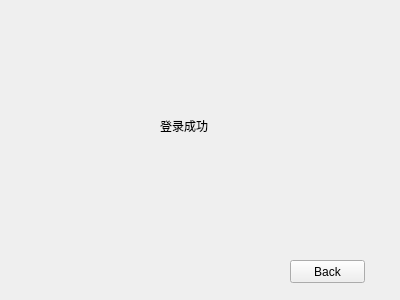
<?xml version="1.0" encoding="UTF-8"?>
<ui version="4.0">
 <class>Form</class>
 <widget class="QWidget" name="Form">
  <property name="geometry">
   <rect>
    <x>0</x>
    <y>0</y>
    <width>400</width>
    <height>300</height>
   </rect>
  </property>
  <property name="windowTitle">
   <string>Form</string>
  </property>
  <widget class="QLabel" name="label">
   <property name="geometry">
    <rect>
     <x>160</x>
     <y>120</y>
     <width>54</width>
     <height>12</height>
    </rect>
   </property>
   <property name="text">
    <string>登录成功</string>
   </property>
  </widget>
  <widget class="QPushButton" name="pushButton">
   <property name="geometry">
    <rect>
     <x>290</x>
     <y>260</y>
     <width>75</width>
     <height>23</height>
    </rect>
   </property>
   <property name="text">
    <string>Back</string>
   </property>
  </widget>
 </widget>
 <resources/>
 <connections/>
</ui>
